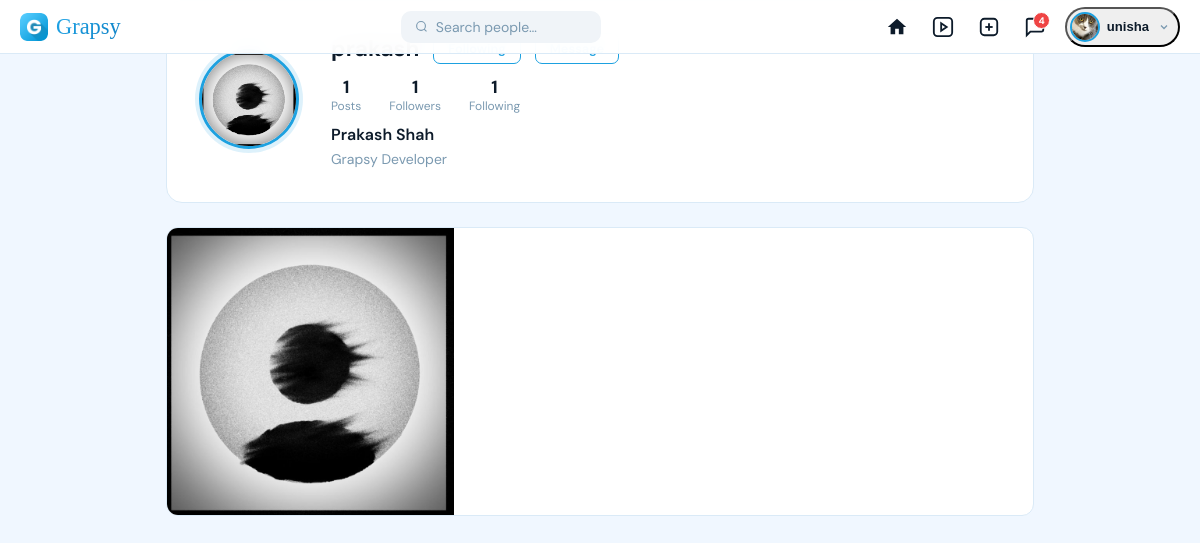
The page /profile/prakash (signed in) on the database its author committed.
### tables this page shows
CREATE TABLE users (
                id INTEGER PRIMARY KEY AUTOINCREMENT,
                username TEXT UNIQUE NOT NULL,
                password TEXT NOT NULL,
                name TEXT NOT NULL,
                email TEXT UNIQUE NOT NULL,
                country TEXT NOT NULL,
                phone TEXT NOT NULL
            , profile_pic TEXT, bio TEXT DEFAULT "");

CREATE TABLE posts (
                id         INTEGER PRIMARY KEY AUTOINCREMENT,
                user_id    INTEGER NOT NULL,
                caption    TEXT DEFAULT '',
                media_file TEXT NOT NULL,
                media_type TEXT NOT NULL DEFAULT 'image',
                created_at DATETIME DEFAULT CURRENT_TIMESTAMP,
                FOREIGN KEY(user_id) REFERENCES users(id)
            );

### app.py (the view)
@app.route("/profile/<username>")
@login_required
def profile(username):
    me   = get_user(session["username"])
    user = get_user(username)
    if not user:
        flash("User not found.", "error"); return redirect(url_for("home"))
    with get_db() as conn:
        posts = conn.execute('''
            SELECT p.*,
                   (SELECT COUNT(*) FROM likes l WHERE l.post_id=p.id) AS like_count,
                   (SELECT COUNT(*) FROM comments c WHERE c.post_id=p.id) AS comment_count
            FROM posts p WHERE p.user_id=? ORDER BY p.created_at DESC
        ''', (user["id"],)).fetchall()
        followers     = conn.execute("SELECT COUNT(*) FROM follows WHERE following_id=?", (user["id"],)).fetchone()[0]
        following_cnt = conn.execute("SELECT COUNT(*) FROM follows WHERE follower_id=?",  (user["id"],)).fetchone()[0]
        i_follow      = conn.execute("SELECT 1 FROM follows WHERE follower_id=? AND following_id=?", (me["id"], user["id"])).fetchone()
        unread_count  = conn.execute("SELECT COUNT(*) FROM messages WHERE receiver_id=? AND is_read=0", (me["id"],)).fetchone()[0]
    return render_template("profile.html", me=me, user=user, posts=posts,
                           followers=followers, following_count=following_cnt,
                           i_follow=bool(i_follow), pic_url=pic_url, unread_count=unread_count)

### app.py (called while the page is built)
def get_db():
    conn = sqlite3.connect("users.db")
    conn.row_factory = sqlite3.Row
    return conn

def get_user(username):
    with get_db() as conn:
        return conn.execute("SELECT * FROM users WHERE username=?", (username,)).fetchone()

def pic_url(user):
    if user and user["profile_pic"]:
        return url_for("static", filename=f"uploads/profile_pics/{user['profile_pic']}")
    return url_for("static", filename="logo.png")

def login_required(f):
    @wraps(f)
    def decorated(*args, **kwargs):
        if "username" not in session:
            flash("Please login first!", "error")
            return redirect(url_for("login"))
        return f(*args, **kwargs)
    return decorated

### templates/profile.html (shortened to what this page needs)
{% extends "base.html" %}
{% block content %}
<div class="profile-page">
  <div class="profile-header">
    <div class="profile-pic-wrap">
      <img class="profile-pic" src="{{ pic_url(user) }}" alt="{{ user.username }}">
    </div>
    <div class="profile-info">
      <div class="profile-top">
        <span class="profile-username">{{ user.username }}</span>
        {% if user.username == me.username %}
          <a href="{{ url_for('edit_profile') }}" class="btn btn-outline btn-sm">Edit Profile</a>
          <a href="{{ url_for('logout') }}" class="btn btn-sm" style="color:var(--muted)">Log out</a>
        {% else %}
          <button class="btn {% if i_follow %}btn-outline{% else %}btn-primary{% endif %} btn-sm"
                  id="follow-btn" data-uid="{{ user.id }}" onclick="followUser(this)">
          </button>
          <a href="{{ url_for('chat', other_id=user.id) }}" class="btn btn-outline btn-sm">Message</a>
        {% endif %}
      </div>
      <div class="profile-stats">
        <div class="stat"><div class="stat-num">{{ posts|length }}</div><div class="stat-label">Posts</div></div>
        <div class="stat"><div class="stat-num" id="followers-count">{{ followers }}</div><div class="stat-label">Followers</div></div>
        <div class="stat"><div class="stat-num">{{ following_count }}</div><div class="stat-label">Following</div></div>
      </div>
      <div class="profile-name">{{ user.name }}</div>
      {% if user.bio %}<div class="profile-bio">{{ user.bio }}</div>{% endif %}
    </div>
  </div>
  <div class="posts-grid card">
    {% if posts %}
      {% for post in posts %}
      <div class="grid-item">
        {% if post.media_type == 'video' %}
        <video src="{{ url_for('static', filename='uploads/posts/' + post.media_file) }}" muted></video>
        {% else %}
        <img src="{{ url_for('static', filename='uploads/posts/' + post.media_file) }}" alt="post" loading="lazy">
        {% endif %}
      </div>
      {% endfor %}
    {% else %}
      <div class="empty-grid">
        <div style="font-size:2.5rem;margin-bottom:10px">📷</div>
        <p>No posts yet.</p>
      </div>
    {% endif %}
  </div>
</div>
{% endblock %}

### templates/base.html (shortened to what this page needs)
<!DOCTYPE html>
<html lang="en">
<head>
</head>
<body>
<nav>
  <a class="nav-logo" href="{{ url_for('home') }}">
    <img src="{{ url_for('static', filename='logo.png') }}" alt="G">
    Grapsy
  </a>
  <form class="nav-search" action="{{ url_for('search') }}" method="get">
    <svg viewBox="0 0 24 24" fill="none" stroke="#7a99b0" stroke-width="2" width="15" height="15"><circle cx="11" cy="11" r="8"/><line x1="21" y1="21" x2="16.65" y2="16.65"/></svg>
    <input type="text" name="q" placeholder="Search people…" value="{{ request.args.get('q','') }}">
  </form>
  <div class="nav-icons">
    <a class="nav-btn {% if request.endpoint=='home' %}active{% endif %}" href="{{ url_for('home') }}" title="Home">
      <svg viewBox="0 0 24 24" fill="currentColor"><path d="M10 20v-6h4v6h5v-8h3L12 3 2 12h3v8z"/></svg>
    </a>
    <a class="nav-btn {% if request.endpoint=='reels' %}active{% endif %}" href="{{ url_for('reels') }}" title="Reels">
      <svg viewBox="0 0 24 24" fill="none" stroke="currentColor" stroke-width="2"><rect x="2" y="2" width="20" height="20" rx="4"/><polygon points="10,8 16,12 10,16"/></svg>
    </a>
    <div class="create-wrap" id="createWrap">
      <button class="nav-btn" onclick="toggleCreate(event)" title="Create">
        <svg viewBox="0 0 24 24" fill="none" stroke="currentColor" stroke-width="2"><rect x="3" y="3" width="18" height="18" rx="4"/><line x1="12" y1="8" x2="12" y2="16"/><line x1="8" y1="12" x2="16" y2="12"/></svg>
      </button>
    </div>
    <a class="nav-btn {% if request.endpoint in ['messages','chat'] %}active{% endif %}" href="{{ url_for('messages') }}" title="Messages">
      {% if unread_count and unread_count > 0 %}<span class="badge">{{ unread_count }}</span>{% endif %}
    </a>
    <div class="create-wrap" id="profileWrap">
      <button class="nav-avatar-wrap" onclick="toggleProfile(event)">
        <img src="{{ pic_url(me) }}" alt="avatar" class="nav-avatar-img" id="navAvatar">
        <span class="nav-avatar-username">{{ me.username }}</span>
        <svg viewBox="0 0 24 24" fill="none" stroke="currentColor" stroke-width="2.5" width="12" height="12" style="margin-left:2px;color:var(--muted)"><polyline points="6 9 12 15 18 9"/></svg>
      </button>
    </div>
  </div>
</nav>
<main>{% block content %}{% endblock %}</main>
</body>
</html>

### templates/base.html (style rules this page uses)
:root { --bg: #f0f7ff; --card: #fff; --border: #daeaf7; --text: #0d1b2a; --muted: #7a99b0; --accent: #1da1e0; --accent2: #0d7fc4; --grad: linear-gradient(135deg,#29b6f6,#0d7fc4); --red: #ef4444; --nav-h: 54px; }
*,*::before,*::after { box-sizing:border-box;margin:0;padding:0 }
body { font-family:'DM Sans',sans-serif;background:var(--bg);color:var(--text);min-height:100vh }
a { text-decoration:none;color:inherit }
nav { position:fixed;top:0;left:0;right:0;height:var(--nav-h);background:rgba(255,255,255,.95);backdrop-filter:blur(12px);border-bottom:1px solid var(--border);display:flex;align-items:center;justify-content:space-between;padding:0 20px;z-index:200 }
.nav-logo { font-family:'Playfair Display',serif;font-size:1.4rem;background:var(--grad);-webkit-background-clip:text;-webkit-text-fill-color:transparent;background-clip:text;display:flex;align-items:center;gap:8px }
.nav-logo img { width:28px;height:28px;border-radius:7px }
.nav-search { display:flex;align-items:center;gap:8px;background:#f0f4f8;border-radius:10px;padding:7px 14px;width:200px;transition:.2s }
.nav-search input { border:none;background:transparent;outline:none;font-family:'DM Sans',sans-serif;font-size:.875rem;width:100%;color:var(--text) }
.nav-search input::placeholder { color:var(--muted) }
.nav-icons { display:flex;align-items:center;gap:14px }
.nav-btn { background:none;border:none;cursor:pointer;color:var(--text);padding:5px;border-radius:8px;display:flex;align-items:center;justify-content:center;position:relative;transition:.15s;text-decoration:none }
.nav-btn svg { width:22px;height:22px }
.badge { position:absolute;top:1px;right:1px;background:var(--red);color:#fff;font-size:.6rem;font-weight:700;border-radius:10px;padding:1px 4px;border:1.5px solid #fff;min-width:16px;text-align:center }
.nav-avatar-wrap { display:flex;align-items:center;gap:7px;cursor:pointer;padding:3px 8px 3px 3px;border-radius:20px;transition:.15s }
.nav-avatar-img { width:30px;height:30px;border-radius:50%;object-fit:cover;border:2px solid var(--accent) }
.nav-avatar-username { font-size:.82rem;font-weight:600;color:var(--text);max-width:90px;overflow:hidden;text-overflow:ellipsis;white-space:nowrap }
main { padding-top:calc(var(--nav-h)+20px);min-height:100vh }
.btn { display:inline-flex;align-items:center;gap:6px;padding:9px 18px;border-radius:9px;font-family:'DM Sans',sans-serif;font-size:.875rem;font-weight:600;cursor:pointer;border:none;transition:.2s }
.btn-outline { background:transparent;color:var(--accent);border:1.5px solid var(--accent) }
.btn-sm { padding:6px 14px;font-size:.8rem;border-radius:7px }
.card { background:var(--card);border:1px solid var(--border);border-radius:14px;overflow:hidden }
.create-wrap { position:relative }

### templates/profile.html (style rules this page uses)
.profile-page { max-width:900px;margin:0 auto;padding:0 16px 40px }
.profile-header { background:var(--card);border:1px solid var(--border);border-radius:16px;padding:32px;display:flex;align-items:center;gap:32px;margin-bottom:24px;animation:fadeUp .4s ease }
.profile-pic-wrap { position:relative;flex-shrink:0 }
.profile-pic { width:100px;height:100px;border-radius:50%;object-fit:cover;border:3px solid var(--accent);box-shadow:0 0 0 4px rgba(29,161,224,.15) }
.profile-info { flex:1 }
.profile-top { display:flex;align-items:center;gap:14px;margin-bottom:12px;flex-wrap:wrap }
.profile-username { font-size:1.4rem;font-weight:700 }
.profile-stats { display:flex;gap:28px;margin-bottom:10px }
.stat { text-align:center }
.stat-num { font-size:1.1rem;font-weight:700 }
.stat-label { font-size:.75rem;color:var(--muted) }
.profile-name { font-weight:600;margin-bottom:4px }
.profile-bio { font-size:.875rem;color:var(--muted);line-height:1.5 }
.posts-grid { display:grid;grid-template-columns:repeat(3,1fr);gap:3px;border-radius:12px;overflow:hidden }
.grid-item { aspect-ratio:1;position:relative;overflow:hidden;cursor:pointer }
.grid-item img,.grid-item video { width:100%;height:100%;object-fit:cover;transition:transform .3s }

### rows shown on the page
users: username "unisha"
users: name "Prakash Shah", bio "Grapsy Developer"
posts: media_file (picture)

### other values the page prints
{{ unread_count }} "4"
{{ posts|length }} "1"
{{ followers }} "1"
{{ following_count }} "1"
